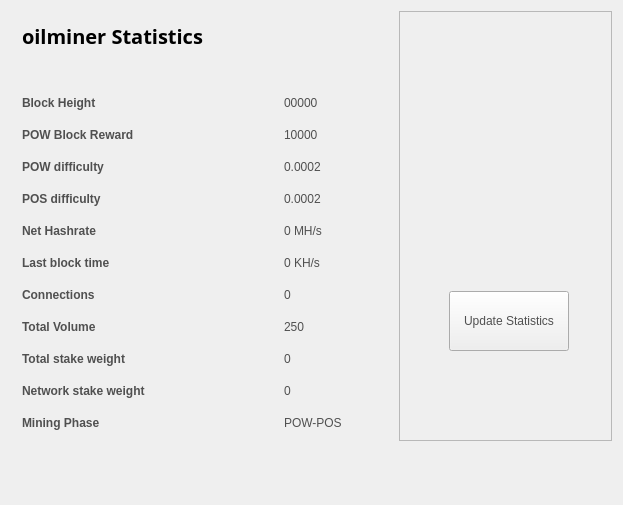
<?xml version="1.0" encoding="UTF-8"?>
<ui version="4.0">
 <class>StatisticsPage</class>
 <widget class="QWidget" name="StatisticsPage">
  <property name="windowModality">
   <enum>Qt::NonModal</enum>
  </property>
  <property name="geometry">
   <rect>
    <x>0</x>
    <y>0</y>
    <width>623</width>
    <height>505</height>
   </rect>
  </property>
  <property name="windowTitle">
   <string>Digging</string>
  </property>
  <property name="styleSheet">
   <string notr="true">color:#505050;
font-family:'Open Sans,sans-serif';</string>
  </property>
  <layout class="QGridLayout" name="gridLayout">
   <property name="sizeConstraint">
    <enum>QLayout::SetMaximumSize</enum>
   </property>
   <item row="0" column="1">
    <widget class="QFrame" name="frame">
     <property name="minimumSize">
      <size>
       <width>213</width>
       <height>0</height>
      </size>
     </property>
     <property name="frameShape">
      <enum>QFrame::StyledPanel</enum>
     </property>
     <property name="frameShadow">
      <enum>QFrame::Raised</enum>
     </property>
     <widget class="QPushButton" name="startButton">
      <property name="geometry">
       <rect>
        <x>50</x>
        <y>280</y>
        <width>120</width>
        <height>60</height>
       </rect>
      </property>
      <property name="sizePolicy">
       <sizepolicy hsizetype="Fixed" vsizetype="Fixed">
        <horstretch>0</horstretch>
        <verstretch>0</verstretch>
       </sizepolicy>
      </property>
      <property name="minimumSize">
       <size>
        <width>120</width>
        <height>60</height>
       </size>
      </property>
      <property name="autoFillBackground">
       <bool>false</bool>
      </property>
      <property name="styleSheet">
       <string notr="true"/>
      </property>
      <property name="text">
       <string>Update Statistics</string>
      </property>
     </widget>
     <widget class="QLabel" name="label">
      <property name="geometry">
       <rect>
        <x>10</x>
        <y>10</y>
        <width>191</width>
        <height>191</height>
       </rect>
      </property>
      <property name="text">
       <string/>
      </property>
      <property name="pixmap">
       <pixmap resource="../bitcoin.qrc">:/icons/coinbg</pixmap>
      </property>
      <property name="scaledContents">
       <bool>true</bool>
      </property>
     </widget>
    </widget>
   </item>
   <item row="0" column="0">
    <widget class="QFrame" name="gridFrame_2">
     <layout class="QGridLayout" name="gridLayout_4">
      <item row="3" column="0">
       <layout class="QFormLayout" name="formLayout_2">
        <property name="fieldGrowthPolicy">
         <enum>QFormLayout::FieldsStayAtSizeHint</enum>
        </property>
        <property name="horizontalSpacing">
         <number>139</number>
        </property>
        <property name="verticalSpacing">
         <number>18</number>
        </property>
        <property name="rightMargin">
         <number>0</number>
        </property>
        <item row="1" column="0">
         <widget class="QLabel" name="label_14">
          <property name="text">
           <string>&lt;html&gt;&lt;head/&gt;&lt;body&gt;&lt;p&gt;&lt;span style=&quot; font-weight:600;&quot;&gt;Block Height&lt;/span&gt;&lt;/p&gt;&lt;/body&gt;&lt;/html&gt;</string>
          </property>
         </widget>
        </item>
        <item row="1" column="1">
         <widget class="QLabel" name="heightBox">
          <property name="text">
           <string>00000</string>
          </property>
         </widget>
        </item>
        <item row="2" column="0">
         <widget class="QLabel" name="label_12">
          <property name="text">
           <string>&lt;html&gt;&lt;head/&gt;&lt;body&gt;&lt;p&gt;&lt;span style=&quot; font-weight:600;&quot;&gt;POW Block Reward&lt;/span&gt;&lt;/p&gt;&lt;/body&gt;&lt;/html&gt;</string>
          </property>
         </widget>
        </item>
        <item row="2" column="1">
         <widget class="QLabel" name="rewardBox">
          <property name="text">
           <string>10000</string>
          </property>
         </widget>
        </item>
        <item row="3" column="0">
         <widget class="QLabel" name="label_13">
          <property name="text">
           <string>&lt;html&gt;&lt;head/&gt;&lt;body&gt;&lt;p&gt;&lt;span style=&quot; font-weight:600;&quot;&gt;POW difficulty&lt;/span&gt;&lt;/p&gt;&lt;/body&gt;&lt;/html&gt;</string>
          </property>
         </widget>
        </item>
        <item row="3" column="1">
         <widget class="QLabel" name="diffBox">
          <property name="text">
           <string>0.0002</string>
          </property>
         </widget>
        </item>
        <item row="4" column="0">
         <widget class="QLabel" name="label_9">
          <property name="text">
           <string>&lt;html&gt;&lt;head/&gt;&lt;body&gt;&lt;p&gt;&lt;span style=&quot; font-weight:600;&quot;&gt;POS difficulty&lt;/span&gt;&lt;/p&gt;&lt;/body&gt;&lt;/html&gt;</string>
          </property>
         </widget>
        </item>
        <item row="4" column="1">
         <widget class="QLabel" name="diffBox2">
          <property name="text">
           <string>0.0002</string>
          </property>
         </widget>
        </item>
        <item row="5" column="1">
         <widget class="QLabel" name="pawrateBox">
          <property name="text">
           <string>0 MH/s</string>
          </property>
         </widget>
        </item>
        <item row="6" column="0">
         <widget class="QLabel" name="label3_2">
          <property name="sizePolicy">
           <sizepolicy hsizetype="Preferred" vsizetype="Maximum">
            <horstretch>0</horstretch>
            <verstretch>0</verstretch>
           </sizepolicy>
          </property>
          <property name="text">
           <string>&lt;html&gt;&lt;head/&gt;&lt;body&gt;&lt;p&gt;&lt;span style=&quot; font-weight:600;&quot;&gt;Last block time&lt;/span&gt;&lt;/p&gt;&lt;/body&gt;&lt;/html&gt;</string>
          </property>
         </widget>
        </item>
        <item row="6" column="1">
         <widget class="QLabel" name="localBox">
          <property name="text">
           <string>0 KH/s</string>
          </property>
         </widget>
        </item>
        <item row="7" column="0">
         <widget class="QLabel" name="label1_2">
          <property name="text">
           <string>&lt;html&gt;&lt;head/&gt;&lt;body&gt;&lt;p&gt;&lt;span style=&quot; font-weight:600;&quot;&gt;Connections&lt;/span&gt;&lt;/p&gt;&lt;/body&gt;&lt;/html&gt;</string>
          </property>
         </widget>
        </item>
        <item row="7" column="1">
         <widget class="QLabel" name="connectionBox">
          <property name="text">
           <string>0</string>
          </property>
         </widget>
        </item>
        <item row="8" column="0">
         <widget class="QLabel" name="label_8">
          <property name="text">
           <string>&lt;html&gt;&lt;head/&gt;&lt;body&gt;&lt;p&gt;&lt;span style=&quot; font-weight:600;&quot;&gt;Total Volume&lt;/span&gt;&lt;/p&gt;&lt;/body&gt;&lt;/html&gt;</string>
          </property>
         </widget>
        </item>
        <item row="8" column="1">
         <widget class="QLabel" name="volumeBox">
          <property name="text">
           <string>250</string>
          </property>
         </widget>
        </item>
        <item row="9" column="0">
         <widget class="QLabel" name="label_10">
          <property name="text">
           <string>&lt;html&gt;&lt;head/&gt;&lt;body&gt;&lt;p&gt;&lt;span style=&quot; font-weight:600;&quot;&gt;Total stake weight&lt;/span&gt;&lt;/p&gt;&lt;/body&gt;&lt;/html&gt;</string>
          </property>
         </widget>
        </item>
        <item row="9" column="1">
         <widget class="QLabel" name="minBox">
          <property name="text">
           <string>0</string>
          </property>
         </widget>
        </item>
        <item row="10" column="0">
         <widget class="QLabel" name="label_11">
          <property name="text">
           <string>&lt;html&gt;&lt;head/&gt;&lt;body&gt;&lt;p&gt;&lt;span style=&quot; font-weight:600;&quot;&gt;Network stake weight&lt;/span&gt;&lt;/p&gt;&lt;/body&gt;&lt;/html&gt;</string>
          </property>
         </widget>
        </item>
        <item row="10" column="1">
         <widget class="QLabel" name="maxBox">
          <property name="text">
           <string>0</string>
          </property>
         </widget>
        </item>
        <item row="11" column="0">
         <widget class="QLabel" name="label_15">
          <property name="text">
           <string>&lt;html&gt;&lt;head/&gt;&lt;body&gt;&lt;p&gt;&lt;span style=&quot; font-weight:600;&quot;&gt;Mining Phase&lt;/span&gt;&lt;/p&gt;&lt;/body&gt;&lt;/html&gt;</string>
          </property>
         </widget>
        </item>
        <item row="11" column="1">
         <widget class="QLabel" name="cBox">
          <property name="text">
           <string>POW-POS</string>
          </property>
         </widget>
        </item>
        <item row="5" column="0">
         <widget class="QLabel" name="label_16">
          <property name="text">
           <string>&lt;html&gt;&lt;head/&gt;&lt;body&gt;&lt;p&gt;&lt;span style=&quot; font-weight:600;&quot;&gt;Net Hashrate&lt;/span&gt;&lt;/p&gt;&lt;/body&gt;&lt;/html&gt;</string>
          </property>
         </widget>
        </item>
       </layout>
      </item>
      <item row="1" column="0">
       <layout class="QHBoxLayout" name="horizontalLayout_4">
        <property name="spacing">
         <number>7</number>
        </property>
        <item>
         <widget class="QLabel" name="label_5">
          <property name="font">
           <font>
            <family>Open Sans,sans-serif</family>
           </font>
          </property>
          <property name="text">
           <string>&lt;html&gt;&lt;head/&gt;&lt;body&gt;&lt;p&gt;&lt;span style=&quot; font-size:20px; font-weight:600; color:#000000;&quot;&gt;oilminer Statistics&lt;/span&gt;&lt;/p&gt;&lt;/body&gt;&lt;/html&gt;</string>
          </property>
         </widget>
        </item>
        <item>
         <spacer name="horizontalSpacer_2">
          <property name="orientation">
           <enum>Qt::Horizontal</enum>
          </property>
          <property name="sizeHint" stdset="0">
           <size>
            <width>40</width>
            <height>20</height>
           </size>
          </property>
         </spacer>
        </item>
       </layout>
      </item>
      <item row="2" column="0">
       <spacer name="verticalSpacer_2">
        <property name="orientation">
         <enum>Qt::Vertical</enum>
        </property>
        <property name="sizeHint" stdset="0">
         <size>
          <width>20</width>
          <height>40</height>
         </size>
        </property>
       </spacer>
      </item>
     </layout>
    </widget>
   </item>
   <item row="1" column="0">
    <spacer name="verticalSpacer">
     <property name="orientation">
      <enum>Qt::Vertical</enum>
     </property>
     <property name="sizeHint" stdset="0">
      <size>
       <width>20</width>
       <height>40</height>
      </size>
     </property>
    </spacer>
   </item>
  </layout>
 </widget>
 <layoutdefault spacing="6" margin="11"/>
 <resources/>
 <connections/>
</ui>
